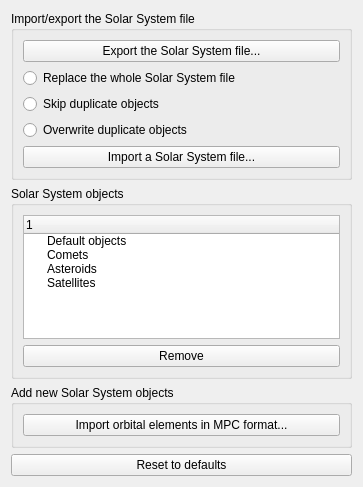
<?xml version="1.0" encoding="UTF-8"?>
<ui version="4.0">
 <class>solarSystemManagerForm</class>
 <widget class="QWidget" name="solarSystemManagerForm">
  <property name="geometry">
   <rect>
    <x>0</x>
    <y>0</y>
    <width>363</width>
    <height>487</height>
   </rect>
  </property>
  <layout class="QVBoxLayout" name="verticalLayout">
   <item>
    <widget class="QGroupBox" name="groupBox_2">
     <property name="title">
      <string>Import/export the Solar System file</string>
     </property>
     <layout class="QVBoxLayout" name="verticalLayout_3">
      <item>
       <widget class="QPushButton" name="pushButton_2">
        <property name="text">
         <string>Export the Solar System file...</string>
        </property>
       </widget>
      </item>
      <item>
       <widget class="QRadioButton" name="radioButton">
        <property name="text">
         <string>Replace the whole Solar System file</string>
        </property>
       </widget>
      </item>
      <item>
       <widget class="QRadioButton" name="radioButton_2">
        <property name="text">
         <string>Skip duplicate objects</string>
        </property>
       </widget>
      </item>
      <item>
       <widget class="QRadioButton" name="radioButton_3">
        <property name="text">
         <string>Overwrite duplicate objects</string>
        </property>
       </widget>
      </item>
      <item>
       <widget class="QPushButton" name="pushButton_3">
        <property name="text">
         <string>Import a Solar System file...</string>
        </property>
       </widget>
      </item>
     </layout>
    </widget>
   </item>
   <item>
    <widget class="QGroupBox" name="groupBox">
     <property name="title">
      <string>Solar System objects</string>
     </property>
     <layout class="QVBoxLayout" name="verticalLayout_2">
      <item>
       <widget class="QTreeWidget" name="treeWidget">
        <column>
         <property name="text">
          <string>1</string>
         </property>
        </column>
        <item>
         <property name="text">
          <string>Default objects</string>
         </property>
        </item>
        <item>
         <property name="text">
          <string>Comets</string>
         </property>
        </item>
        <item>
         <property name="text">
          <string>Asteroids</string>
         </property>
        </item>
        <item>
         <property name="text">
          <string>Satellites</string>
         </property>
        </item>
       </widget>
      </item>
      <item>
       <widget class="QPushButton" name="pushButton">
        <property name="text">
         <string>Remove</string>
        </property>
       </widget>
      </item>
     </layout>
    </widget>
   </item>
   <item>
    <widget class="QGroupBox" name="groupBox_3">
     <property name="title">
      <string>Add new Solar System objects</string>
     </property>
     <layout class="QVBoxLayout" name="verticalLayout_4">
      <item>
       <widget class="QPushButton" name="pushButton_5">
        <property name="text">
         <string>Import orbital elements in MPC format...</string>
        </property>
       </widget>
      </item>
     </layout>
    </widget>
   </item>
   <item>
    <widget class="QPushButton" name="pushButton_4">
     <property name="text">
      <string>Reset to defaults</string>
     </property>
    </widget>
   </item>
  </layout>
 </widget>
 <resources/>
 <connections/>
</ui>
